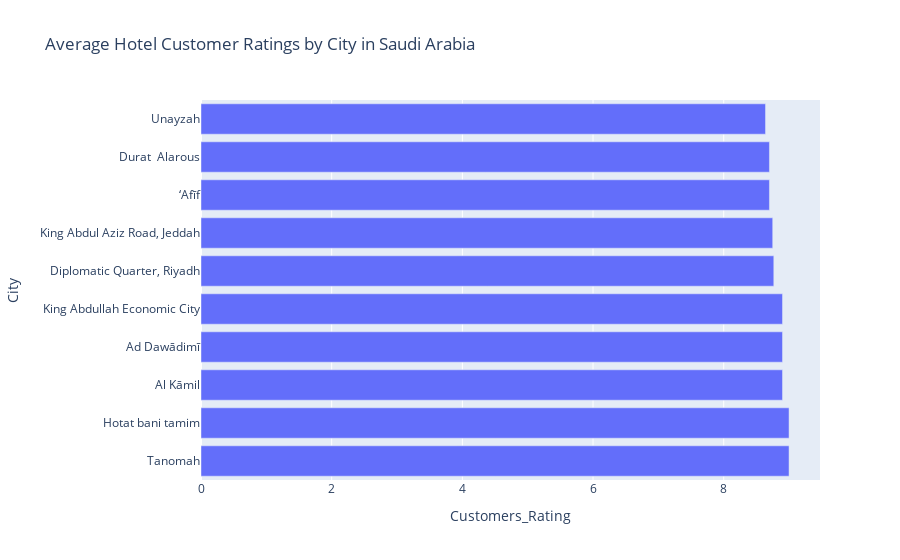

Write notebook code for a chart like this one.
### Code cell
average_ratings_df = average_ratings.reset_index()

# Create a bar chart
fig = px.bar(average_ratings_df, y='City', x='Customers_Rating',
             title='Average Hotel Customer Ratings by City in Saudi Arabia',
             labels={'Customer_Rating': 'Average Rating'},
             orientation='h',
             height=500)

fig.show()

### Figure 1 — Plotly figure (JSON) as saved in the notebook; plotly's stock layout.template omitted (floating-point values rounded to 4 significant figures)
{"data": [{"alignmentgroup": "True", "hovertemplate": "Customers_Rating=%{x}<br>City=%{y}<extra></extra>", "legendgroup": "", "marker": {"color": "#636efa", "pattern": {"shape": ""}}, "name": "", "offsetgroup": "", "orientation": "h", "showlegend": false, "textposition": "auto", "type": "bar", "x": [9, 9, 8.9, 8.9, 8.9, 8.767, 8.75, 8.7, 8.7, 8.64], "xaxis": "x", "y": [" Tanomah", " Hotat bani tamim", " Al Kāmil", " Ad Dawādimī", " King Abdullah Economic City", " Diplomatic Quarter, Riyadh", " King Abdul Aziz Road, Jeddah", " ‘Afīf", " Durat  Alarous", " Unayzah"], "yaxis": "y"}], "layout": {"autosize": true, "barmode": "relative", "legend": {"tracegroupgap": 0}, "title": {"text": "Average Hotel Customer Ratings by City in Saudi Arabia"}, "xaxis": {"anchor": "y", "autorange": true, "domain": [0, 1], "range": [0, 9.474], "title": {"text": "Customers_Rating"}, "type": "linear"}, "yaxis": {"anchor": "x", "autorange": true, "domain": [0, 1], "range": [-0.5, 9.5], "title": {"text": "City"}, "type": "category"}}}
